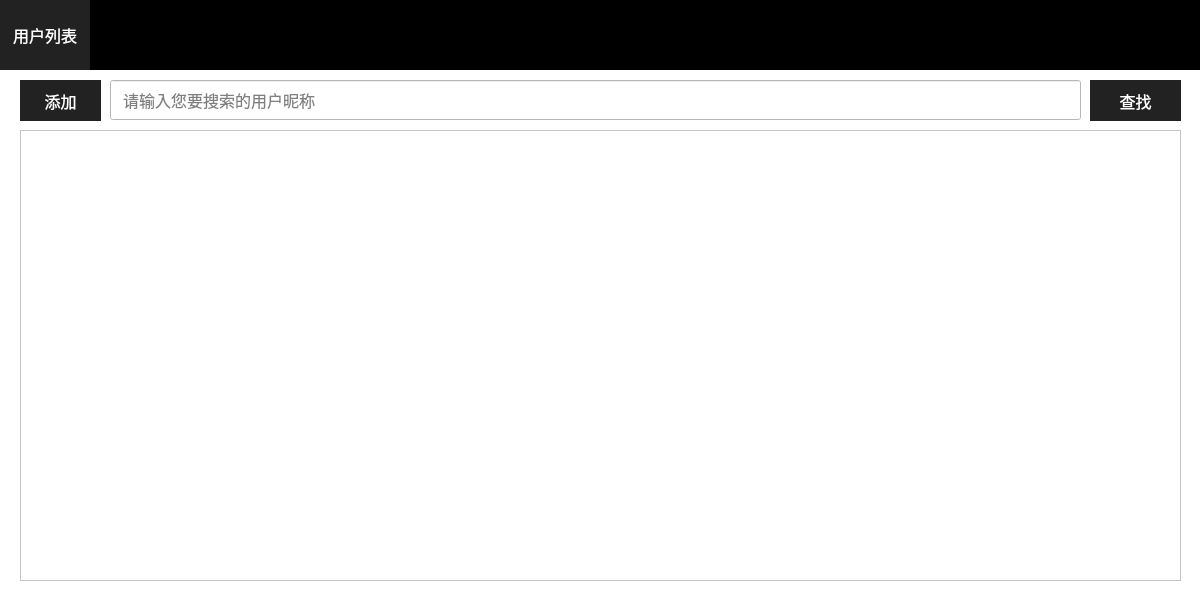
<?xml version="1.0" encoding="UTF-8"?>
<ui version="4.0">
 <class>AdminUser</class>
 <widget class="QWidget" name="AdminUser">
  <property name="windowModality">
   <enum>Qt::NonModal</enum>
  </property>
  <property name="enabled">
   <bool>true</bool>
  </property>
  <property name="geometry">
   <rect>
    <x>0</x>
    <y>0</y>
    <width>1200</width>
    <height>600</height>
   </rect>
  </property>
  <property name="minimumSize">
   <size>
    <width>1200</width>
    <height>600</height>
   </size>
  </property>
  <property name="maximumSize">
   <size>
    <width>1200</width>
    <height>600</height>
   </size>
  </property>
  <property name="windowTitle">
   <string>扫描工具v2</string>
  </property>
  <property name="windowIcon">
   <iconset>
    <normalon>:/icon.ico</normalon>
   </iconset>
  </property>
  <property name="styleSheet">
   <string notr="true">background-color: rgb(255, 255, 255);</string>
  </property>
  <widget class="QLabel" name="label">
   <property name="geometry">
    <rect>
     <x>0</x>
     <y>0</y>
     <width>1201</width>
     <height>70</height>
    </rect>
   </property>
   <property name="acceptDrops">
    <bool>false</bool>
   </property>
   <property name="styleSheet">
    <string notr="true">background:#000;</string>
   </property>
   <property name="text">
    <string/>
   </property>
  </widget>
  <widget class="QPushButton" name="tab2">
   <property name="geometry">
    <rect>
     <x>90</x>
     <y>0</y>
     <width>90</width>
     <height>70</height>
    </rect>
   </property>
   <property name="cursor">
    <cursorShape>PointingHandCursor</cursorShape>
   </property>
   <property name="styleSheet">
    <string notr="true">border:none;
background:#000;
color:#FFFFFF;
font-size:16px;</string>
   </property>
   <property name="text">
    <string/>
   </property>
  </widget>
  <widget class="QPushButton" name="gosearch">
   <property name="geometry">
    <rect>
     <x>1090</x>
     <y>80</y>
     <width>91</width>
     <height>41</height>
    </rect>
   </property>
   <property name="cursor">
    <cursorShape>PointingHandCursor</cursorShape>
   </property>
   <property name="styleSheet">
    <string notr="true">border:none;
background:#222;
color:#FFFFFF;
font-size:16px;</string>
   </property>
   <property name="text">
    <string>查找</string>
   </property>
  </widget>
  <widget class="QPushButton" name="tab3">
   <property name="geometry">
    <rect>
     <x>180</x>
     <y>0</y>
     <width>90</width>
     <height>70</height>
    </rect>
   </property>
   <property name="cursor">
    <cursorShape>PointingHandCursor</cursorShape>
   </property>
   <property name="styleSheet">
    <string notr="true">border:none;
background:#000;
color:#FFFFFF;
font-size:16px;</string>
   </property>
   <property name="text">
    <string/>
   </property>
  </widget>
  <widget class="QPushButton" name="tab4">
   <property name="geometry">
    <rect>
     <x>270</x>
     <y>0</y>
     <width>90</width>
     <height>70</height>
    </rect>
   </property>
   <property name="cursor">
    <cursorShape>PointingHandCursor</cursorShape>
   </property>
   <property name="styleSheet">
    <string notr="true">border:none;
background:#000;
color:#FFFFFF;
font-size:16px;</string>
   </property>
   <property name="text">
    <string/>
   </property>
  </widget>
  <widget class="QPushButton" name="tab1">
   <property name="geometry">
    <rect>
     <x>0</x>
     <y>0</y>
     <width>90</width>
     <height>70</height>
    </rect>
   </property>
   <property name="cursor">
    <cursorShape>PointingHandCursor</cursorShape>
   </property>
   <property name="styleSheet">
    <string notr="true">border:none;
background:#222;
color:#FFFFFF;
font-size:16px;</string>
   </property>
   <property name="text">
    <string>用户列表</string>
   </property>
  </widget>
  <widget class="QLineEdit" name="search">
   <property name="geometry">
    <rect>
     <x>110</x>
     <y>80</y>
     <width>971</width>
     <height>40</height>
    </rect>
   </property>
   <property name="styleSheet">
    <string notr="true">padding-left:10px;
font-size:16px;
font: 75 18pt &quot;AngsanaUPC&quot;;</string>
   </property>
   <property name="inputMethodHints">
    <set>Qt::ImhPreferNumbers</set>
   </property>
   <property name="placeholderText">
    <string>请输入您要搜索的用户昵称</string>
   </property>
  </widget>
  <widget class="QPushButton" name="add">
   <property name="geometry">
    <rect>
     <x>20</x>
     <y>80</y>
     <width>81</width>
     <height>41</height>
    </rect>
   </property>
   <property name="cursor">
    <cursorShape>PointingHandCursor</cursorShape>
   </property>
   <property name="styleSheet">
    <string notr="true">border:none;
background:#222;
color:#FFFFFF;
font-size:16px;</string>
   </property>
   <property name="text">
    <string>添加</string>
   </property>
  </widget>
  <widget class="QPushButton" name="exits">
   <property name="geometry">
    <rect>
     <x>1146</x>
     <y>15</y>
     <width>40</width>
     <height>40</height>
    </rect>
   </property>
   <property name="cursor">
    <cursorShape>PointingHandCursor</cursorShape>
   </property>
   <property name="styleSheet">
    <string notr="true">border:none;
background:#000;
color:#FFFFFF;</string>
   </property>
   <property name="text">
    <string/>
   </property>
   <property name="icon">
    <iconset resource="style.qrc">
     <normaloff>:/image/quit.png</normaloff>:/image/quit.png</iconset>
   </property>
   <property name="iconSize">
    <size>
     <width>30</width>
     <height>30</height>
    </size>
   </property>
  </widget>
  <widget class="QTableWidget" name="codelist">
   <property name="geometry">
    <rect>
     <x>20</x>
     <y>130</y>
     <width>1161</width>
     <height>451</height>
    </rect>
   </property>
   <property name="editTriggers">
    <set>QAbstractItemView::NoEditTriggers</set>
   </property>
  </widget>
  <widget class="QPushButton" name="shuaxin">
   <property name="geometry">
    <rect>
     <x>1100</x>
     <y>15</y>
     <width>40</width>
     <height>40</height>
    </rect>
   </property>
   <property name="cursor">
    <cursorShape>PointingHandCursor</cursorShape>
   </property>
   <property name="styleSheet">
    <string notr="true">border:none;
background:#000;
color:#FFFFFF;</string>
   </property>
   <property name="text">
    <string/>
   </property>
   <property name="icon">
    <iconset resource="style.qrc">
     <normaloff>:/image/shuaxin.png</normaloff>:/image/shuaxin.png</iconset>
   </property>
   <property name="iconSize">
    <size>
     <width>30</width>
     <height>30</height>
    </size>
   </property>
  </widget>
 </widget>
 <resources>
  <include location="style.qrc"/>
 </resources>
 <connections/>
</ui>
